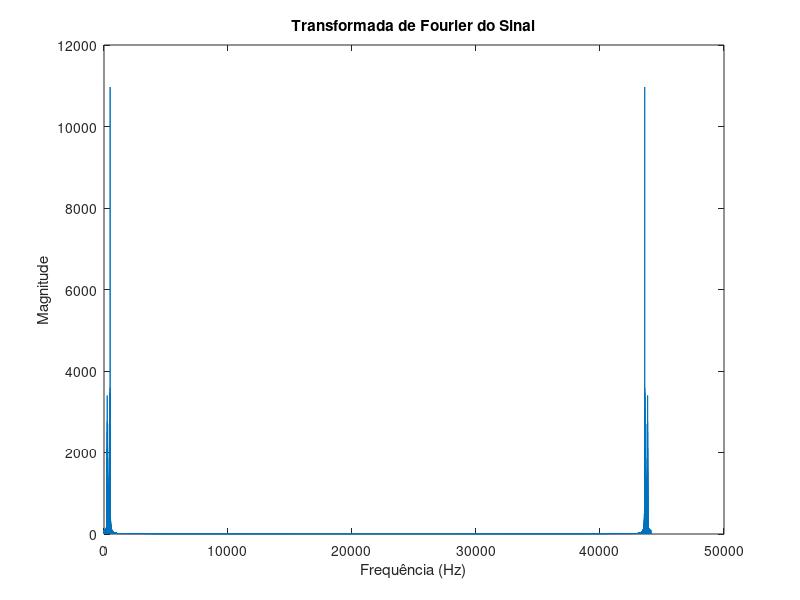

Recreate this plot in MATLAB.
% Definir as notas e a frequência de amostragem
nota_DO = 261.63;
RE = 293.66;
MI = 329.63;
FA = 349.23;
SOL = 392;
LA = 440;
SI = 493.88;

% Definir as notas musicais
notas = [SI, SI,SI, SI, SI, SI, SI, SI, SI, RE, SOL, LA,SI,nota_DO, nota_DO, ...
         nota_DO, RE, nota_DO, SI, SI, SI, SI, LA, LA, RE,SI,SI,SI,SI,SI,SI,SI, ...
         SI,SI,RE,SOL,LA,SI, nota_DO, nota_DO, nota_DO, RE, nota_DO, SI, SI, SI, ...
         RE, RE, nota_DO, LA, SOL];

fs = 44100; % Frequência de amostragem

% Inicializar o sinal
sinal = [];

% Gerar o sinal para cada nota
for i = 1:length(notas)
    duracao = 0.2; % Duração de cada nota em segundos
    t = 0:1/fs:duracao-1/fs;
    nota = 0.1*sin(2*pi*notas(i)*t);
    sinal = [sinal nota];
end

% Reproduzir o sinal
sound(sinal, fs);

% Calcular a Transformada de Fourier
transformada = fft(sinal);
frequencias = linspace(0, fs, length(transformada));

% Plotar a magnitude da Transformada de Fourier
figure;
plot(frequencias, abs(transformada));
title('Transformada de Fourier do Sinal');
xlabel('Frequência (Hz)');
ylabel('Magnitude');

